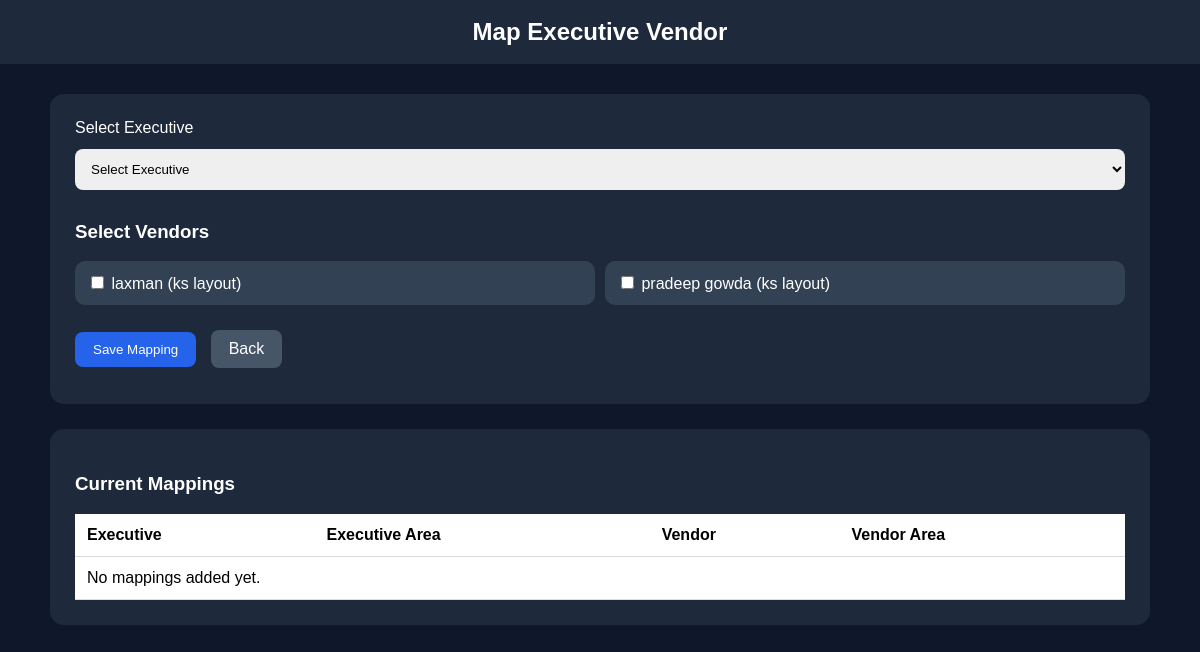
/map-executive-vendor/ (signed in), run on an earlier commit of the app's database.
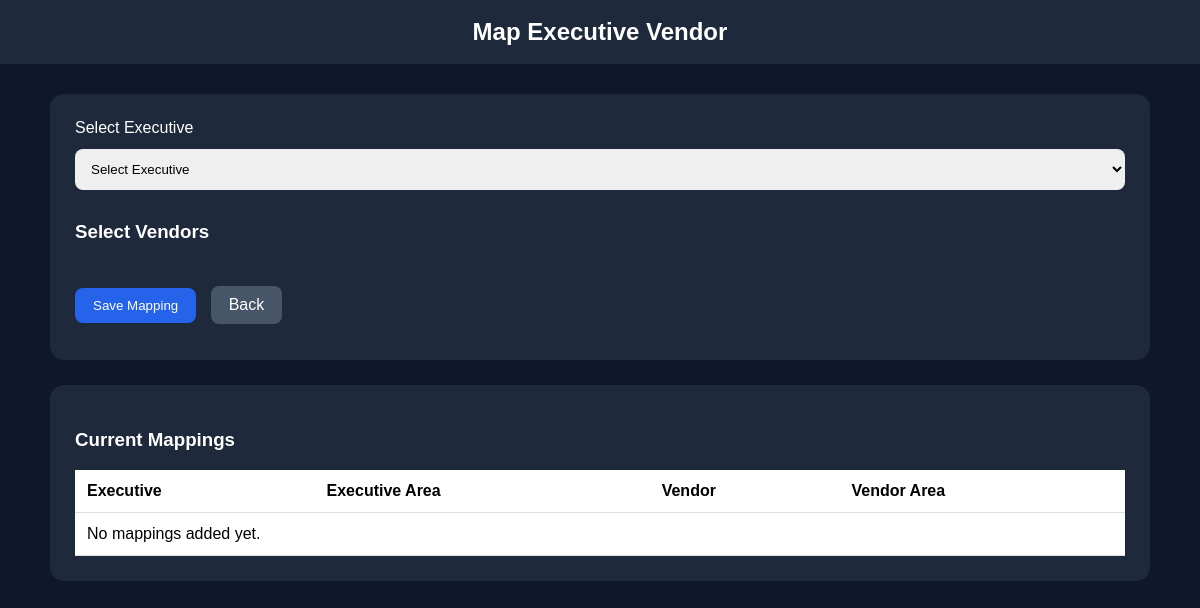
And on a later commit of the database.
### core/models.py (models this page shows, shortened)
class Vendor(models.Model):
    name = models.CharField(max_length=100)
    phone = models.CharField(max_length=20, unique=True)
    password = models.CharField(max_length=100, default="demo@123")
    area = models.ForeignKey(Area, on_delete=models.CASCADE, related_name="vendors")
    opening_balance = models.DecimalField(max_digits=12, decimal_places=2, default=0)
    is_active = models.BooleanField(default=True)

class Area(models.Model):
    name = models.CharField(max_length=100, unique=True)
    is_active = models.BooleanField(default=True)

### core/views.py (the view, shortened to what this page needs)
# urls.py: path('map-executive-vendor/', views.map_executive_vendor, name='map_executive_vendor'),
def map_executive_vendor(request):
    if not request.session.get("is_admin_logged_in"):
        return redirect("admin_login")
    executives = Executive.objects.filter(is_active=True).select_related("area").order_by("name")
    vendors = Vendor.objects.filter(is_active=True).select_related("area").order_by("name")
    mappings = ExecutiveVendor.objects.select_related(
        "executive", "executive__area", "vendor", "vendor__area"
    ).order_by("executive__name", "vendor__name")
    return render(
        request,
        "core/map_executive_vendor.html",
        {
            "executives": executives,
            "vendors": vendors,
            "mappings": mappings,
        },
    )

### core/templates/core/map_executive_vendor.html (shortened to what this page needs)
<!DOCTYPE html>
<html>
<head>
</head>
<body>
<div class="header">Map Executive Vendor</div>
<div class="container">
    <div class="box">
        <form method="POST">
            <label>Select Executive</label>
            <select name="executive" id="executiveSelect" required>
                <option value="">Select Executive</option>
            </select>
            <h3>Select Vendors</h3>
            <div class="vendor-list">
                {% for vendor in vendors %}
                <div class="vendor-item">
                    <label>
                        <input type="checkbox" name="vendors" value="{{ vendor.id }}">
                        {{ vendor.name }} ({{ vendor.area.name }})
                    </label>
                </div>
                {% endfor %}
            </div>
            <button type="submit">Save Mapping</button>
            <a href="{% url 'admin_dashboard' %}" class="back-btn">Back</a>
        </form>
    </div>
    <div class="box">
        <h3>Current Mappings</h3>
        <table>
            <tr>
                <th>Executive</th>
                <th>Executive Area</th>
                <th>Vendor</th>
                <th>Vendor Area</th>
            </tr>
            {% for item in mappings %}
            <tr>
                <td>{{ item.executive.name }}</td>
                <td>{{ item.executive.area.name }}</td>
                <td>{{ item.vendor.name }}</td>
                <td>{{ item.vendor.area.name }}</td>
            </tr>
            {% empty %}
            <tr>
                <td colspan="4">No mappings added yet.</td>
            </tr>
            {% endfor %}
        </table>
    </div>
</div>
</body>
</html>

What changed in the data, as far as the page shows it:
removed Vendor: name "laxman", area.name "ks layout"
removed Vendor: name "pradeep gowda", area.name "ks layout"
